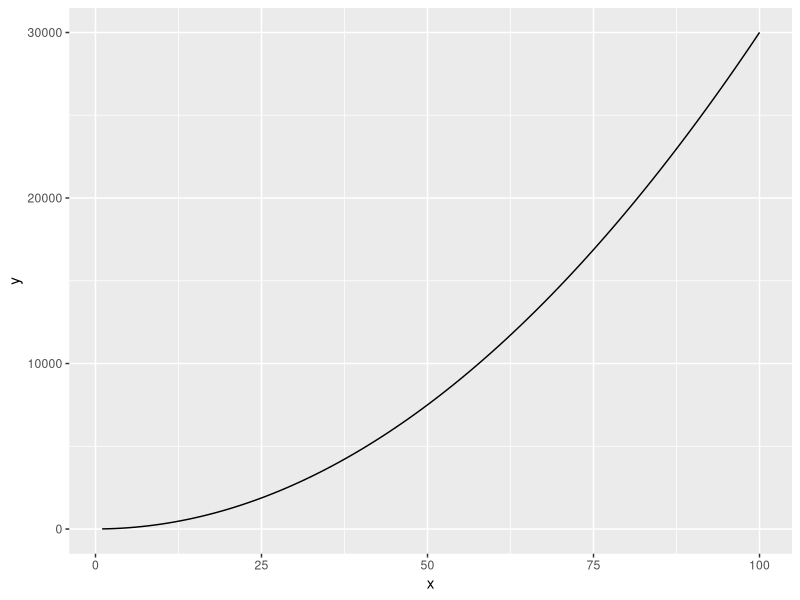
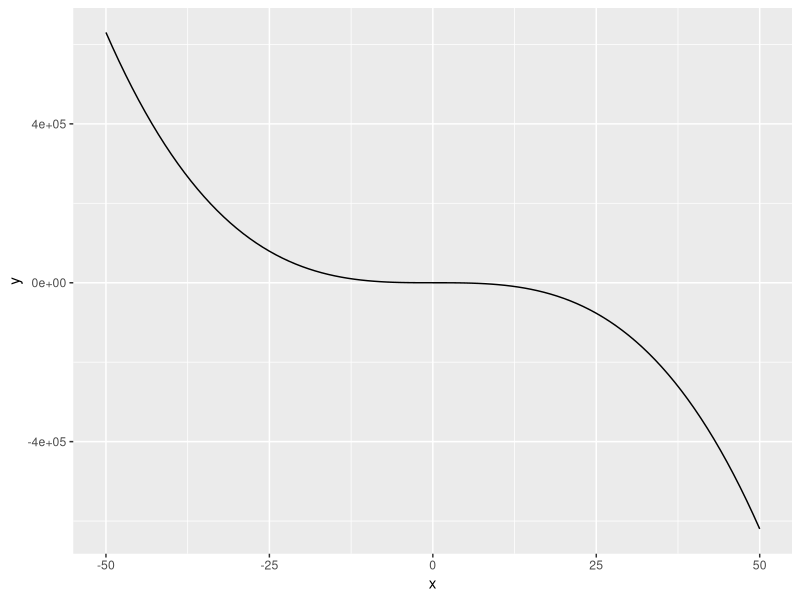
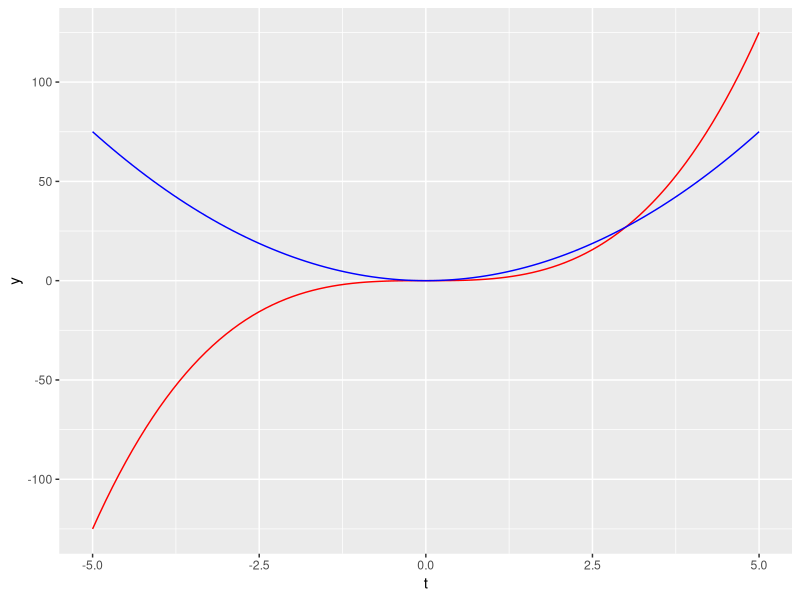

These figures' R source, in order:
## ---- chunk 1
# load packages here ----
library(tidyverse)

## we're going to define a random function now

equation1 <- function(x) {
  3*x^2+4
}

# now creating a dataframe, with a range of values to evaulate our function across

my_data_range <- data.frame(x=c(1, 100))

# now plotting this function as a continuous curve over our specified range of values in our dataframe

ggplot(data=my_data_range, aes(x=x)) + 
  geom_function(fun=equation1)


## ---- chunk 2
# define a function
equation2 <- function(x) {
  
  (2.4-(5*x^3)+(2.1*x^2))
  
}


my_data_range_2 <- data.frame(x=c(-50, 50))


ggplot(data=my_data_range_2, aes(x=x)) + geom_function(fun=equation2)
## ---- chunk 3
# now we'll create another function, C(t)

ct <- function(t) {
  t^3
}

# finding the derivative of c(t)

dc_dt <- D(expr=expression(t^3), name="t")


# store the derivative as a function. derivative appears in the console

dc_dt_fun <- function(t) {
  3 * t^2
}

# now make the dataframe of values

my_data_range <- data.frame(t=c(-5, 5))

# plot the function

ggplot(data=my_data_range, aes(x=t)) + geom_function(fun=ct, color="red") + geom_function(fun=dc_dt_fun, color="blue")


## ---- chunk 4
# creating another expression
f_xyz <- expression(2 * x * y - 3 * x^2 * z^3)

# taking a partial derivative with respect to x

df_dx <- D(expr=f_xyz, name="x")
df_dx # run this line to get the answer in the console

# partial derivative with respect to x, from the console: 2 * y - 3 * (2 * x) * z^3


